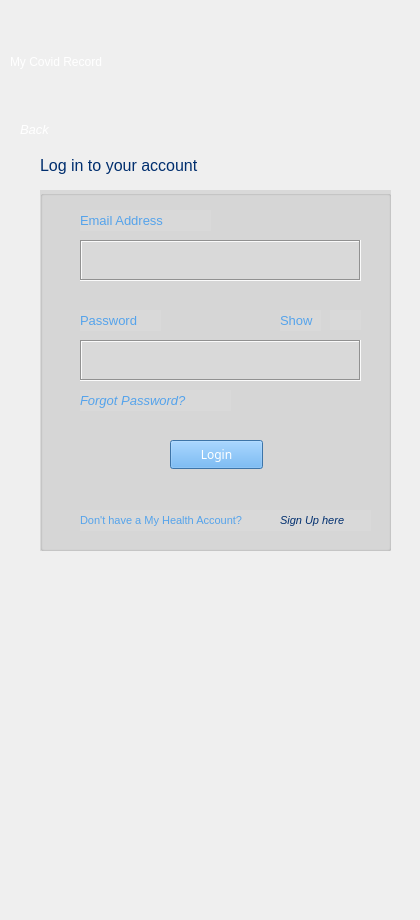
   <widget class="QWidget" name="loginUserPage">
    <widget class="QLabel" name="topLogoLable_2">
     <property name="geometry">
      <rect>
       <x>240</x>
       <y>30</y>
       <width>171</width>
       <height>81</height>
      </rect>
     </property>
     <property name="autoFillBackground">
      <bool>false</bool>
     </property>
     <property name="styleSheet">
      <string notr="true">color: rgb(255, 255, 255);</string>
     </property>
     <property name="text">
      <string>&lt;html&gt;&lt;head/&gt;&lt;body&gt;&lt;p&gt;&lt;img src=&quot;:/IconsAndImages/MOHLOgo2.png&quot;/&gt;&lt;/p&gt;&lt;/body&gt;&lt;/html&gt;</string>
     </property>
    </widget>
    <widget class="QLabel" name="myCovidRecordLabel_2">
     <property name="geometry">
      <rect>
       <x>10</x>
       <y>50</y>
       <width>211</width>
       <height>24</height>
      </rect>
     </property>
     <property name="styleSheet">
      <string notr="true">font: 700 16pt &quot;Fira Sans&quot;;
color: rgb(255, 255, 255);</string>
     </property>
     <property name="text">
      <string>My Covid Record</string>
     </property>
    </widget>
    <widget class="QLabel" name="backLabel">
     <property name="geometry">
      <rect>
       <x>20</x>
       <y>120</y>
       <width>41</width>
       <height>20</height>
      </rect>
     </property>
     <property name="styleSheet">
      <string notr="true">color: rgb(255, 255, 255);</string>
     </property>
     <property name="text">
      <string>&lt;html&gt;&lt;head/&gt;&lt;body&gt;&lt;p&gt;&lt;span style=&quot; font-size:10pt; font-style:italic;&quot;&gt;Back&lt;/span&gt;&lt;/p&gt;&lt;/body&gt;&lt;/html&gt;</string>
     </property>
    </widget>
    <widget class="QGroupBox" name="groupBox">
     <property name="geometry">
      <rect>
       <x>40</x>
       <y>190</y>
       <width>351</width>
       <height>361</height>
      </rect>
     </property>
     <property name="styleSheet">
      <string notr="true">background-color: rgb(217, 217, 217);</string>
     </property>
     <property name="title">
      <string/>
     </property>
     <widget class="QTextEdit" name="emailAddTextEdit">
      <property name="geometry">
       <rect>
        <x>40</x>
        <y>50</y>
        <width>281</width>
        <height>41</height>
       </rect>
      </property>
      <property name="styleSheet">
       <string notr="true">border-color: rgb(0, 0, 0);
background-color: rgb(217, 217, 217);</string>
      </property>
      <property name="frameShape">
       <enum>QFrame::Box</enum>
      </property>
     </widget>
     <widget class="QLabel" name="emailAddLabel">
      <property name="geometry">
       <rect>
        <x>40</x>
        <y>20</y>
        <width>131</width>
        <height>21</height>
       </rect>
      </property>
      <property name="styleSheet">
       <string notr="true">font: 700 16pt &quot;Fira Sans&quot;;
color: rgb(85, 163, 235);</string>
      </property>
      <property name="text">
       <string>&lt;html&gt;&lt;head/&gt;&lt;body&gt;&lt;p&gt;&lt;span style=&quot; font-size:10pt; font-weight:400;&quot;&gt;Email Address&lt;/span&gt;&lt;/p&gt;&lt;/body&gt;&lt;/html&gt;</string>
      </property>
     </widget>
     <widget class="QLabel" name="passwordLabel">
      <property name="geometry">
       <rect>
        <x>40</x>
        <y>120</y>
        <width>81</width>
        <height>21</height>
       </rect>
      </property>
      <property name="styleSheet">
       <string notr="true">font: 700 16pt &quot;Fira Sans&quot;;
color: rgb(85, 163, 235);</string>
      </property>
      <property name="text">
       <string>&lt;html&gt;&lt;head/&gt;&lt;body&gt;&lt;p&gt;&lt;span style=&quot; font-size:10pt; font-weight:400;&quot;&gt;Password&lt;/span&gt;&lt;/p&gt;&lt;/body&gt;&lt;/html&gt;</string>
      </property>
     </widget>
     <widget class="QTextEdit" name="passwordTextEdit">
      <property name="geometry">
       <rect>
        <x>40</x>
        <y>150</y>
        <width>281</width>
        <height>41</height>
       </rect>
      </property>
      <property name="styleSheet">
       <string notr="true">border-color: rgb(0, 0, 0);
background-color: rgb(217, 217, 217);</string>
      </property>
      <property name="frameShape">
       <enum>QFrame::Box</enum>
      </property>
     </widget>
     <widget class="QLabel" name="eyeIconLabel">
      <property name="geometry">
       <rect>
        <x>290</x>
        <y>120</y>
        <width>31</width>
        <height>20</height>
       </rect>
      </property>
      <property name="text">
       <string>&lt;html&gt;&lt;head/&gt;&lt;body&gt;&lt;p&gt;&lt;img src=&quot;:/IconsAndImages/eye.png&quot;/&gt;&lt;/p&gt;&lt;/body&gt;&lt;/html&gt;</string>
      </property>
     </widget>
     <widget class="QLabel" name="showLabel">
      <property name="geometry">
       <rect>
        <x>240</x>
        <y>120</y>
        <width>41</width>
        <height>21</height>
       </rect>
      </property>
      <property name="styleSheet">
       <string notr="true">font: 700 16pt &quot;Fira Sans&quot;;
color: rgb(85, 163, 235);</string>
      </property>
      <property name="text">
       <string>&lt;html&gt;&lt;head/&gt;&lt;body&gt;&lt;p&gt;&lt;span style=&quot; font-size:10pt; font-weight:400;&quot;&gt;Show&lt;/span&gt;&lt;/p&gt;&lt;/body&gt;&lt;/html&gt;</string>
      </property>
     </widget>
     <widget class="QLabel" name="forgotPasswordLabel">
      <property name="geometry">
       <rect>
        <x>40</x>
        <y>200</y>
        <width>151</width>
        <height>21</height>
       </rect>
      </property>
      <property name="styleSheet">
       <string notr="true">font: 700 16pt &quot;Fira Sans&quot;;
color: rgb(85, 163, 235);</string>
      </property>
      <property name="text">
       <string>&lt;html&gt;&lt;head/&gt;&lt;body&gt;&lt;p&gt;&lt;span style=&quot; font-size:10pt; font-weight:400; font-style:italic;&quot;&gt;Forgot Password?&lt;/span&gt;&lt;/p&gt;&lt;/body&gt;&lt;/html&gt;</string>
      </property>
     </widget>
     <widget class="QPushButton" name="loginButton2">
      <property name="geometry">
       <rect>
        <x>130</x>
        <y>250</y>
        <width>93</width>
        <height>29</height>
       </rect>
      </property>
      <property name="font">
       <font>
        <family>Fira Sans</family>
       </font>
      </property>
      <property name="autoFillBackground">
       <bool>false</bool>
      </property>
      <property name="styleSheet">
       <string notr="true">background-color: rgb(85, 163, 235);
color: rgb(255, 255, 255);</string>
      </property>
      <property name="text">
       <string>Login</string>
      </property>
     </widget>
     <widget class="QLabel" name="dontHaveAccountLabel">
      <property name="geometry">
       <rect>
        <x>40</x>
        <y>320</y>
        <width>201</width>
        <height>21</height>
       </rect>
      </property>
      <property name="styleSheet">
       <string notr="true">font: 700 16pt &quot;Fira Sans&quot;;
color: rgb(85, 163, 235);</string>
      </property>
      <property name="text">
       <string>&lt;html&gt;&lt;head/&gt;&lt;body&gt;&lt;p&gt;&lt;span style=&quot; font-size:8pt; font-weight:400;&quot;&gt;Don't have a My Health Account?&lt;/span&gt;&lt;/p&gt;&lt;/body&gt;&lt;/html&gt;</string>
      </property>
     </widget>
     <widget class="QLabel" name="signUpHereLable">
      <property name="geometry">
       <rect>
        <x>240</x>
        <y>320</y>
        <width>91</width>
        <height>21</height>
       </rect>
      </property>
      <property name="styleSheet">
       <string notr="true">font: 700 16pt &quot;Fira Sans&quot;;
color: rgb(0, 46, 110);</string>
      </property>
      <property name="text">
       <string>&lt;html&gt;&lt;head/&gt;&lt;body&gt;&lt;p&gt;&lt;span style=&quot; font-size:8pt; font-weight:400; font-style:italic;&quot;&gt;Sign Up here&lt;/span&gt;&lt;/p&gt;&lt;/body&gt;&lt;/html&gt;</string>
      </property>
     </widget>
    </widget>
    <widget class="QLabel" name="myCovidRecordLabel_3">
     <property name="geometry">
      <rect>
       <x>40</x>
       <y>140</y>
       <width>211</width>
       <height>51</height>
      </rect>
     </property>
     <property name="styleSheet">
      <string notr="true">font: 700 16pt &quot;Fira Sans&quot;;
color: rgb(0, 46, 110);</string>
     </property>
     <property name="text">
      <string>&lt;html&gt;&lt;head/&gt;&lt;body&gt;&lt;p&gt;&lt;span style=&quot; font-size:12pt;&quot;&gt;Log in to your account&lt;/span&gt;&lt;/p&gt;&lt;/body&gt;&lt;/html&gt;</string>
     </property>
    </widget>
    <widget class="QLabel" name="nzGovIconLabel">
     <property name="geometry">
      <rect>
       <x>100</x>
       <y>770</y>
       <width>231</width>
       <height>141</height>
      </rect>
     </property>
     <property name="text">
      <string>&lt;html&gt;&lt;head/&gt;&lt;body&gt;&lt;p&gt;&lt;img src=&quot;:/IconsAndImages/NZGovernmentLogo2.png&quot;/&gt;&lt;/p&gt;&lt;/body&gt;&lt;/html&gt;</string>
     </property>
    </widget>
    <widget class="QLabel" name="topLogoLable_3">
     <property name="geometry">
      <rect>
       <x>130</x>
       <y>720</y>
       <width>171</width>
       <height>81</height>
      </rect>
     </property>
     <property name="styleSheet">
      <string notr="true">color: rgb(255, 255, 255);</string>
     </property>
     <property name="text">
      <string>&lt;html&gt;&lt;head/&gt;&lt;body&gt;&lt;p&gt;&lt;img src=&quot;:/IconsAndImages/MOHLOgo2.png&quot;/&gt;&lt;/p&gt;&lt;/body&gt;&lt;/html&gt;</string>
     </property>
    </widget>
   </widget>
